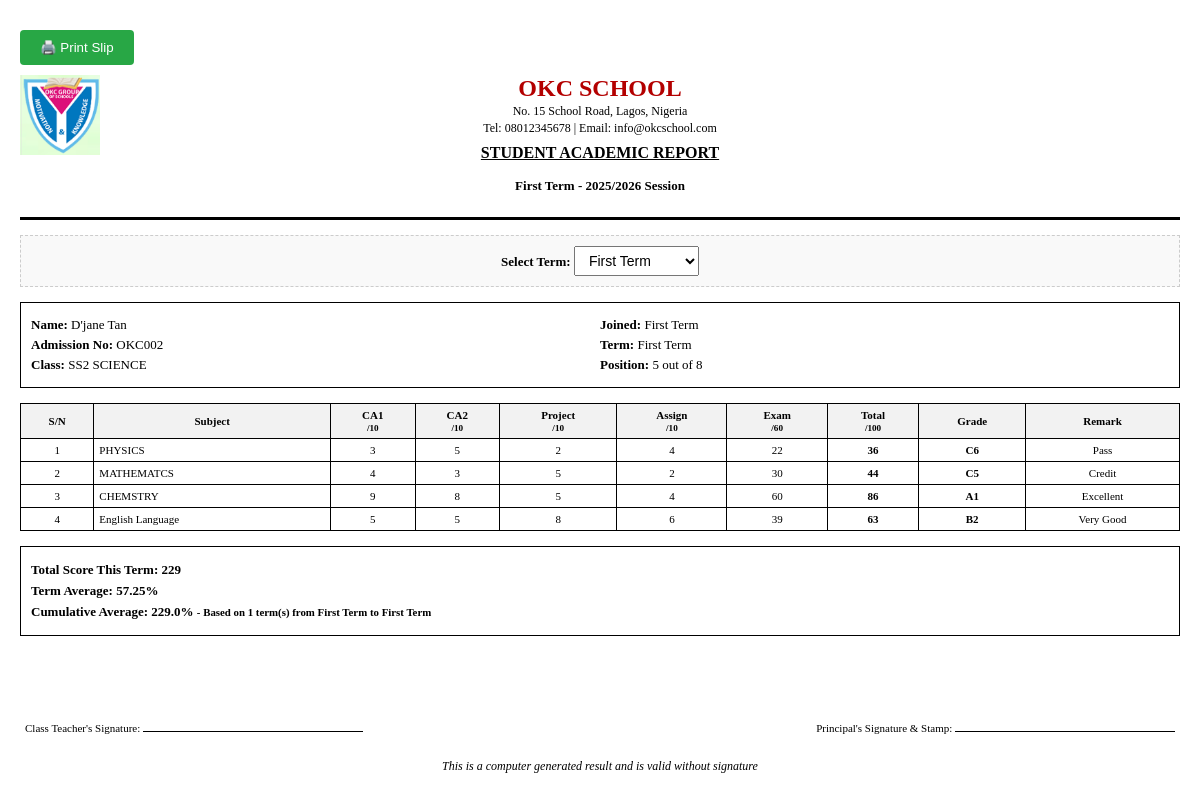
Screenshot of /teacher/teacher/admin/print-student/2/ (signed in) with the database file from the repository.
### results/models.py (models this page shows, shortened)
class Student(models.Model):
    admission_no = models.CharField(max_length=20, unique=True)
    full_name = models.CharField(max_length=100)
    student_class = models.CharField(max_length=10)
    arm = models.CharField(max_length=10)
    joined_term = models.CharField(max_length=20, choices=JOINED_TERM_CHOICES, default="First Term") # <-- ADD THIS

class Subject(models.Model):
    name = models.CharField(max_length=50)
    student_class = models.CharField(max_length=10)
    teachers = models.ManyToManyField(User, blank=True, related_name='subjects_taught')

### results/views.py (the view)
# urls.py: path('teacher/admin/print-student/<int:student_id>/', views.admin_print_student, name='admin_print_student'),
@staff_member_required
def admin_print_student(request, student_id):
    student = get_object_or_404(Student, id=student_id)
    TERM = request.GET.get('term', 'First Term')
    SESSION = '2025/2026'
    ALL_TERMS = ['First Term', 'Second Term', 'Third Term']
    if TERM not in ALL_TERMS: TERM = 'First Term'
    scores = Score.objects.filter(student=student, term=TERM, session=SESSION).select_related('subject')
    results_data = []
    term_total = 0
    for score in scores:
        score_total = score.ca1 + score.ca2 + score.project + score.assignment + score.exam
        term_total += score_total
        results_data.append({'subject': score.subject.name, 'ca1': score.ca1, 'ca2': score.ca2, 'project': score.project, 'assignment': score.assignment, 'exam': score.exam, 'total': score_total, 'grade': get_grade(score_total), 'remark': get_remark(score_total)})
    average = round(term_total / len(results_data), 2) if len(results_data) > 0 else 0
    current_term_index = ALL_TERMS.index(TERM)
    joined_index = ALL_TERMS.index(student.joined_term)
    terms_to_calculate = ALL_TERMS[joined_index:current_term_index + 1]
    divisor = len(terms_to_calculate)
    cumulative_total = 0
    for t in terms_to_calculate:
        t_scores = Score.objects.filter(student=student, term=t, session=SESSION)
        cumulative_total += sum(s.ca1 + s.ca2 + s.project + s.assignment + s.exam for s in t_scores)
    cumulative_avg = round(cumulative_total / divisor, 2) if divisor > 0 else 0
    all_students_in_class = Student.objects.filter(student_class=student.student_class)
    class_totals = []
    for s in all_students_in_class:
        s_scores = Score.objects.filter(student=s, term=TERM, session=SESSION)
        s_total = sum(sc.ca1 + sc.ca2 + sc.project + sc.assignment + sc.exam for sc in s_scores)
        class_totals.append({'student': s, 'total': s_total})
    class_totals.sort(key=lambda x: x['total'], reverse=True)
    position = 1
    for i, data in enumerate(class_totals):
        if data['student'].id == student.id: position = i + 1; break
    context = {'student': student, 'results_data': results_data, 'total_score': term_total, 'average': average, 'cumulative_avg': cumulative_avg, 'divisor': divisor, 'position': f"{position} out of {len(all_students_in_class)}", 'term': TERM, 'session': SESSION, 'all_terms': ALL_TERMS}
    return render(request, 'results/admin_print_student.html', context)

### results/views.py (called while the page is built)
def get_grade(score):
    if score >= 70: return "A1"
    elif score >= 60: return "B2"
    elif score >= 50: return "B3"
    elif score >= 45: return "C4"
    elif score >= 40: return "C5"
    elif score >= 35: return "C6"
    elif score >= 30: return "D7"
    elif score >= 25: return "E8"
    else: return "F9"

def get_remark(score):
    if score >= 70: return "Excellent"
    elif score >= 60: return "Very Good"
    elif score >= 50: return "Good"
    elif score >= 40: return "Credit"
    elif score >= 35: return "Pass"
    else: return "Fail"

### results/templates/results/admin_print_student.html (shortened to what this page needs)
{% load static %}
<!DOCTYPE html>
<html>
<head>
</head>
<body>
    <button class="print-btn" onclick="window.print()">🖨️ Print Slip</button>
    <div class="header">
        <img src="{% static 'images/logo.png' %}" alt="School Logo" class="logo">
        <h1 class="school-name">OKC SCHOOL</h1>
        <p class="school-address">No. 15 School Road, Lagos, Nigeria</p>
        <p class="school-address">Tel: 08012345678 | Email: info@okcschool.com</p>
        <h3 class="result-title">STUDENT ACADEMIC REPORT</h3>
        <p><strong>{{ term }} - {{ session }} Session</strong></p>
    </div>
    <div class="term-selector">
        <form method="get" style="display: inline-block;">
            <label for="term"><strong>Select Term: </strong></label>
            <select name="term" id="term" onchange="this.form.submit()" style="padding: 5px 10px; font-size: 14px;">
                {% for t in all_terms %}
                <option value="{{ t }}" {% if t == term %}selected{% endif %}>{{ t }}</option>
                {% endfor %}
            </select>
        </form>
    </div>
    <div class="student-info">
        <div>
            <p><strong>Name:</strong> {{ student.full_name }}</p>
            <p><strong>Admission No:</strong> {{ student.admission_no }}</p>
            <p><strong>Class:</strong> {{ student.student_class }} {{ student.arm }}</p>
        </div>
        <div>
            <p><strong>Joined:</strong> {{ student.joined_term }}</p>
            <p><strong>Term:</strong> {{ term }}</p>
            <p><strong>Position:</strong> {{ position }}</p>
        </div>
    </div>
    <table>
        <thead>
            <tr>
                <th>S/N</th>
                <th>Subject</th>
                <th>CA1<br><small>/10</small></th>
                <th>CA2<br><small>/10</small></th>
                <th>Project<br><small>/10</small></th>
                <th>Assign<br><small>/10</small></th>
                <th>Exam<br><small>/60</small></th>
                <th>Total<br><small>/100</small></th>
                <th>Grade</th>
                <th>Remark</th>
            </tr>
        </thead>
        <tbody>
            {% for item in results_data %}
            <tr>
                <td>{{ forloop.counter }}</td>
                <td class="subject">{{ item.subject }}</td>
                <td>{{ item.ca1 }}</td>
                <td>{{ item.ca2 }}</td>
                <td>{{ item.project }}</td>
                <td>{{ item.assignment }}</td>
                <td>{{ item.exam }}</td>
                <td><strong>{{ item.total }}</strong></td>
                <td><strong>{{ item.grade }}</strong></td>
                <td>{{ item.remark }}</td>
            </tr>
            {% empty %}
            <tr><td colspan="10">No scores entered for this term</td></tr>
            {% endfor %}
        </tbody>
    </table>
    <div class="summary">
        <p>Total Score This Term: {{ total_score }}</p>
        <p>Term Average: {{ average }}%</p>
        <p>Cumulative Average: {{ cumulative_avg }}% <small>- Based on {{ divisor }} term(s) from {{ student.joined_term }} to {{ term }}</small></p>
    </div>
    <div class="footer">
        <table style="border:none; width:100%;">
            <tr>
                <td style="border:none; text-align:left;">Class Teacher's Signature: <span class="signature-line"></span></td>
                <td style="border:none; text-align:right;">Principal's Signature & Stamp: <span class="signature-line"></span></td>
            </tr>
        </table>
        <p style="margin-top: 20px; font-style: italic;">This is a computer generated result and is valid without signature</p>
    </div>
</body>
</html>

### results/templates/results/admin_print_student.html (style rules this page uses)
body { font-family: 'Times New Roman', serif; margin: 20px; color: #000; font-size: 13px; }
.header { text-align: center; margin-bottom: 15px; border-bottom: 3px solid #000; padding-bottom: 10px; position: relative; }
.logo { width: 80px; height: 80px; position: absolute; left: 0; top: 0; }
.school-name { font-size: 24px; font-weight: bold; color: #b30000; margin: 0; text-transform: uppercase; }
.school-address { font-size: 12px; margin: 2px 0; }
.result-title { font-size: 16px; font-weight: bold; margin-top: 8px; text-decoration: underline; }
.term-selector { text-align: center; margin-bottom: 15px; padding: 10px; border: 1px dashed #ccc; background: #f9f9f9; }
.student-info { margin-bottom: 15px; border: 1px solid #000; padding: 10px; display: grid; grid-template-columns: 1fr 1fr; }
.student-info p { margin: 4px 0; }
table { width: 100%; border-collapse: collapse; margin-bottom: 15px; font-size: 11px; }
table, th, td { border: 1px solid #000; }
th, td { padding: 5px; text-align: center; }
th { background-color: #f2f2f2; font-weight: bold; }
td.subject { text-align: left; }
.summary { margin-top: 15px; border: 1px solid #000; padding: 10px; font-weight: bold; }
.summary p { margin: 5px 0; }
.footer { text-align: center; margin-top: 40px; font-size: 12px; }
.signature-line { margin-top: 50px; border-top: 1px solid #000; width: 220px; display: inline-block; }
.print-btn { background: #28a745; color: white; padding: 10px 20px; border: none; cursor: pointer; margin: 10px 0; border-radius: 4px; }

### rows the page displays
Student: full_name "D'jane Tan", admission_no "OKC002", student_class "SS2", arm "SCIENCE", joined_term "First Term"
Subject: subject "PHYSICS"
Subject: subject "MATHEMATCS"
Subject: subject "CHEMSTRY"
Subject: subject "English Language"

### other values shown
{{ term }} "First Term"
{{ session }} "2025/2026"
{{ position }} "5 out of 8"
{{ item.ca1 }} "3" "4" "9" "5"
{{ item.ca2 }} "5" "3" "8" "5"
{{ item.project }} "2" "5" "5" "8"
{{ item.assignment }} "4" "2" "4" "6"
{{ item.exam }} "22" "30" "60" "39"
{{ item.total }} "36" "44" "86" "63"
{{ item.grade }} "C6" "C5" "A1" "B2"
{{ item.remark }} "Pass" "Credit" "Excellent" "Very Good"
{{ total_score }} "229"
{{ average }} "57.25"
{{ cumulative_avg }} "229.0"
{{ divisor }} "1"
